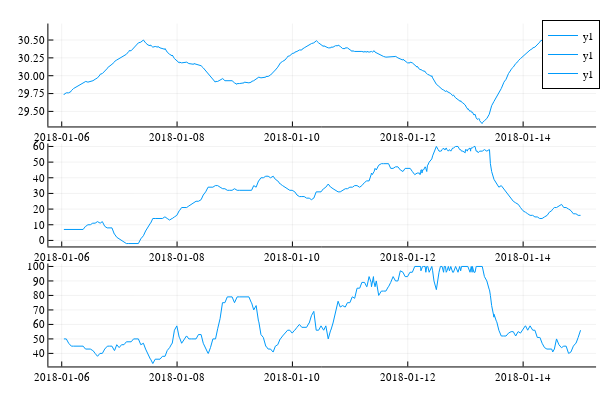

The notebook cell saved with this chart:
### Code cell
l = @layout [a ; b ; c]
p1=plot(d0[!, "DATE"], d0[!, "HourlyStationPressure"])
p2=plot(d1[!, "DATE"], d1[!, "HourlyDryBulbTemperature"])
p3=plot(d2[!, "DATE"], d2[!, "HourlyRelativeHumidity"])
plot(p1, p2, p3, layout = l)

### Figure 1 — Plotly figure (JSON) as saved in the notebook; plotly's stock layout.template omitted (floating-point values rounded to 4 significant figures; data arrays with more than 128 entries replaced by an {"elided": "..."} marker saying what was removed)
{"data": [{"colorbar": {"title": ""}, "legendgroup": "y1", "line": {"color": "rgba(0, 154, 250, 1.000)", "dash": "solid", "shape": "linear", "width": 1}, "mode": "lines", "name": "y1", "showlegend": true, "type": "scatter", "x": {"elided": "337 int values"}, "xaxis": "x1", "y": {"elided": "337 float values"}, "yaxis": "y1", "zmax": null, "zmin": null}, {"colorbar": {"title": ""}, "legendgroup": "y1", "line": {"color": "rgba(0, 154, 250, 1.000)", "dash": "solid", "shape": "linear", "width": 1}, "mode": "lines", "name": "y1", "showlegend": true, "type": "scatter", "x": {"elided": "337 int values"}, "xaxis": "x2", "y": {"elided": "337 int values"}, "yaxis": "y2", "zmax": null, "zmin": null}, {"colorbar": {"title": ""}, "legendgroup": "y1", "line": {"color": "rgba(0, 154, 250, 1.000)", "dash": "solid", "shape": "linear", "width": 1}, "mode": "lines", "name": "y1", "showlegend": true, "type": "scatter", "x": {"elided": "337 int values"}, "xaxis": "x3", "y": {"elided": "337 int values"}, "yaxis": "y3", "zmax": null, "zmin": null}], "layout": {"annotations": [], "height": 400, "legend": {"bgcolor": "rgba(255, 255, 255, 1.000)", "bordercolor": "rgba(0, 0, 0, 1.000)", "borderwidth": 1, "font": {"color": "rgba(0, 0, 0, 1.000)", "family": "sans-serif", "size": 11}, "tracegroupgap": 0, "traceorder": "normal", "x": 1, "xanchor": "auto", "y": 1, "yanchor": "auto"}, "margin": {"b": 20, "l": 0, "r": 0, "t": 20}, "paper_bgcolor": "rgba(255, 255, 255, 1.000)", "plot_bgcolor": "rgba(255, 255, 255, 1.000)", "showlegend": true, "width": 600, "xaxis1": {"anchor": "y1", "domain": [0.08064, 0.9934], "gridcolor": "rgba(0, 0, 0, 0.100)", "gridwidth": 0.5, "linecolor": "rgba(0, 0, 0, 1.000)", "mirror": false, "range": [63650860020000, 63651680460000], "showgrid": true, "showline": true, "showticklabels": true, "tickangle": 0, "tickcolor": "rgb(0, 0, 0)", "tickfont": {"color": "rgba(0, 0, 0, 1.000)", "family": "sans-serif", "size": 11}, "tickmode": "array", "ticks": "inside", "ticktext": ["2018-01-06", "2018-01-08", "2018-01-10", "2018-01-12", "2018-01-14"], "tickvals": [63650880000000, 63651052800000, 63651225600000, 63651398400000, 63651571200000], "title": "", "titlefont": {"color": "rgba(0, 0, 0, 1.000)", "family": "sans-serif", "size": 15}, "type": "-", "visible": true, "zeroline": false, "zerolinecolor": "rgba(0, 0, 0, 1.000)"}, "xaxis2": {"anchor": "y2", "domain": [0.08064, 0.9934], "gridcolor": "rgba(0, 0, 0, 0.100)", "gridwidth": 0.5, "linecolor": "rgba(0, 0, 0, 1.000)", "mirror": false, "range": [63650860020000, 63651680460000], "showgrid": true, "showline": true, "showticklabels": true, "tickangle": 0, "tickcolor": "rgb(0, 0, 0)", "tickfont": {"color": "rgba(0, 0, 0, 1.000)", "family": "sans-serif", "size": 11}, "tickmode": "array", "ticks": "inside", "ticktext": ["2018-01-06", "2018-01-08", "2018-01-10", "2018-01-12", "2018-01-14"], "tickvals": [63650880000000, 63651052800000, 63651225600000, 63651398400000, 63651571200000], "title": "", "titlefont": {"color": "rgba(0, 0, 0, 1.000)", "family": "sans-serif", "size": 15}, "type": "-", "visible": true, "zeroline": false, "zerolinecolor": "rgba(0, 0, 0, 1.000)"}, "xaxis3": {"anchor": "y3", "domain": [0.08064, 0.9934], "gridcolor": "rgba(0, 0, 0, 0.100)", "gridwidth": 0.5, "linecolor": "rgba(0, 0, 0, 1.000)", "mirror": false, "range": [63650860020000, 63651680460000], "showgrid": true, "showline": true, "showticklabels": true, "tickangle": 0, "tickcolor": "rgb(0, 0, 0)", "tickfont": {"color": "rgba(0, 0, 0, 1.000)", "family": "sans-serif", "size": 11}, "tickmode": "array", "ticks": "inside", "ticktext": ["2018-01-06", "2018-01-08", "2018-01-10", "2018-01-12", "2018-01-14"], "tickvals": [63650880000000, 63651052800000, 63651225600000, 63651398400000, 63651571200000], "title": "", "titlefont": {"color": "rgba(0, 0, 0, 1.000)", "family": "sans-serif", "size": 15}, "type": "-", "visible": true, "zeroline": false, "zerolinecolor": "rgba(0, 0, 0, 1.000)"}, "yaxis1": {"anchor": "x1", "domain": [0.7043, 0.9902], "gridcolor": "rgba(0, 0, 0, 0.100)", "gridwidth": 0.5, "linecolor": "rgba(0, 0, 0, 1.000)", "mirror": false, "range": [29.29, 30.73], "showgrid": true, "showline": true, "showticklabels": true, "tickangle": 0, "tickcolor": "rgb(0, 0, 0)", "tickfont": {"color": "rgba(0, 0, 0, 1.000)", "family": "sans-serif", "size": 11}, "tickmode": "array", "ticks": "inside", "ticktext": ["29.50", "29.75", "30.00", "30.25", "30.50"], "tickvals": [29.5, 29.75, 30, 30.25, 30.5], "title": "", "titlefont": {"color": "rgba(0, 0, 0, 1.000)", "family": "sans-serif", "size": 15}, "type": "-", "visible": true, "zeroline": false, "zerolinecolor": "rgba(0, 0, 0, 1.000)"}, "yaxis2": {"anchor": "x2", "domain": [0.371, 0.6568], "gridcolor": "rgba(0, 0, 0, 0.100)", "gridwidth": 0.5, "linecolor": "rgba(0, 0, 0, 1.000)", "mirror": false, "range": [-3.86, 61.86], "showgrid": true, "showline": true, "showticklabels": true, "tickangle": 0, "tickcolor": "rgb(0, 0, 0)", "tickfont": {"color": "rgba(0, 0, 0, 1.000)", "family": "sans-serif", "size": 11}, "tickmode": "array", "ticks": "inside", "ticktext": ["0", "10", "20", "30", "40", "50", "60"], "tickvals": [0, 10, 20, 30, 40, 50, 60], "title": "", "titlefont": {"color": "rgba(0, 0, 0, 1.000)", "family": "sans-serif", "size": 15}, "type": "-", "visible": true, "zeroline": false, "zerolinecolor": "rgba(0, 0, 0, 1.000)"}, "yaxis3": {"anchor": "x3", "domain": [0.03762, 0.3235], "gridcolor": "rgba(0, 0, 0, 0.100)", "gridwidth": 0.5, "linecolor": "rgba(0, 0, 0, 1.000)", "mirror": false, "range": [30.99, 102.0], "showgrid": true, "showline": true, "showticklabels": true, "tickangle": 0, "tickcolor": "rgb(0, 0, 0)", "tickfont": {"color": "rgba(0, 0, 0, 1.000)", "family": "sans-serif", "size": 11}, "tickmode": "array", "ticks": "inside", "ticktext": ["40", "50", "60", "70", "80", "90", "100"], "tickvals": [40, 50, 60, 70, 80, 90, 100], "title": "", "titlefont": {"color": "rgba(0, 0, 0, 1.000)", "family": "sans-serif", "size": 15}, "type": "-", "visible": true, "zeroline": false, "zerolinecolor": "rgba(0, 0, 0, 1.000)"}}}
